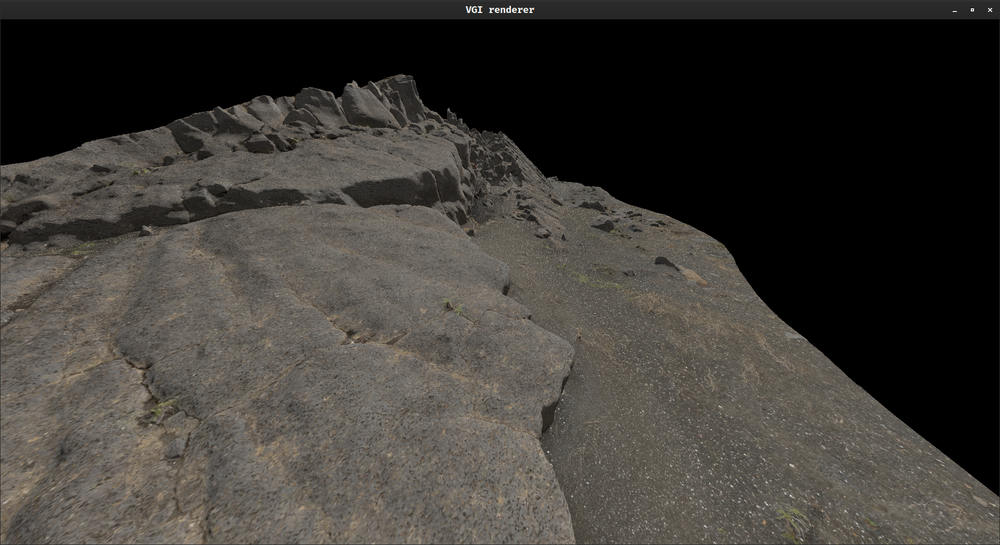
#> input picture text/images/high1.png, 1000 x 545 px, shrunk from 1922 x 1048 before the run
$ python ssim_compare.py   (older library calls are emulated)
#> lines starting #> are read from the running program, lines starting #| are printed output that depends on the picture; long printed decimals are rounded
import os.path

from skimage import io, img_as_float
from skimage.metrics import structural_similarity as ssim


def compare(path1, path2):
#> called with path1 = '../text/images/high1.png', path2 = '../text/images/high1.png'
    img1 = img_as_float(io.imread(path1))
    img2 = img_as_float(io.imread(path2))
    err = ssim(img1, img2, data_range=img1.max() - img1.min(), multichannel=True)
#> err = 1
    print(f"{os.path.basename(path1)} - {os.path.basename(path2)}: {err}")
#| high1.png - high1.png: 1.0


compare("../text/images/high1.png", "../text/images/high1.png")
compare("../text/images/high1.png", "../text/images/ours1.png")
#> call 2 of compare, with path1 = '../text/images/high1.png', path2 = '../text/images/ours1.png'
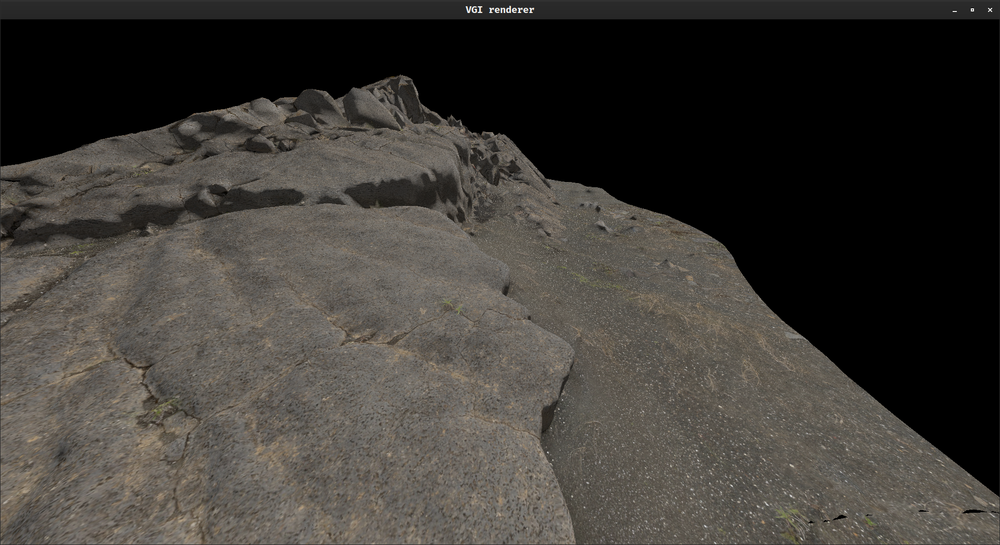
#> input picture text/images/ours1.png, 1000 x 545 px, shrunk from 1922 x 1048 before the run
#> in compare (call 2), `err = ssim(img1, img2, data_range=img1.max() - img1.min(), multichanne..`: err = 0.903
#| high1.png - ours1.png: 0.9031
compare("../text/images/high1.png", "../text/images/lod1.png")
#> call 3 of compare, with path1 = '../text/images/high1.png', path2 = '../text/images/lod1.png'
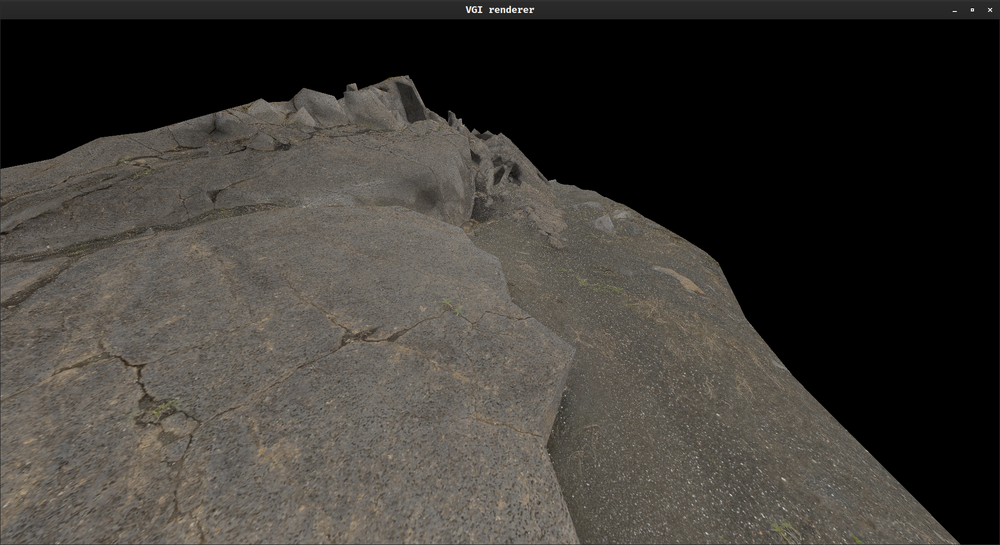
#> input picture text/images/lod1.png, 1000 x 545 px, shrunk from 1922 x 1048 before the run
#> in compare (call 3), `err = ssim(img1, img2, data_range=img1.max() - img1.min(), multichanne..`: err = 0.657
#| high1.png - lod1.png: 0.6574

compare("../text/images/high2.png", "../text/images/high2.png")
#> call 4 of compare, with path1 = '../text/images/high2.png', path2 = '../text/images/high2.png'
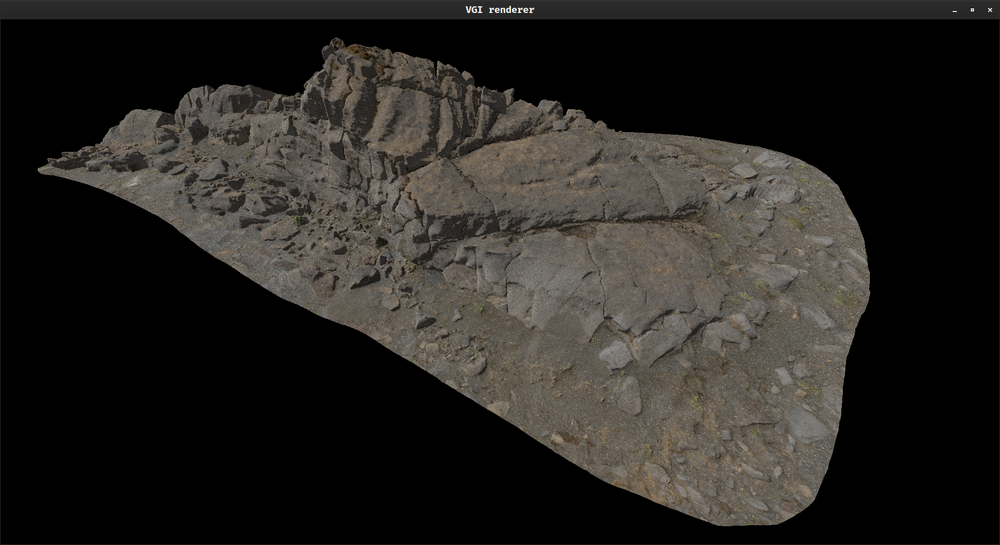
#> input picture text/images/high2.png, 1000 x 545 px, shrunk from 1922 x 1048 before the run
#> in compare (call 4), `err = ssim(img1, img2, data_range=img1.max() - img1.min(), multichanne..`: err = 1
#| high2.png - high2.png: 1.0
compare("../text/images/high2.png", "../text/images/ours2.png")
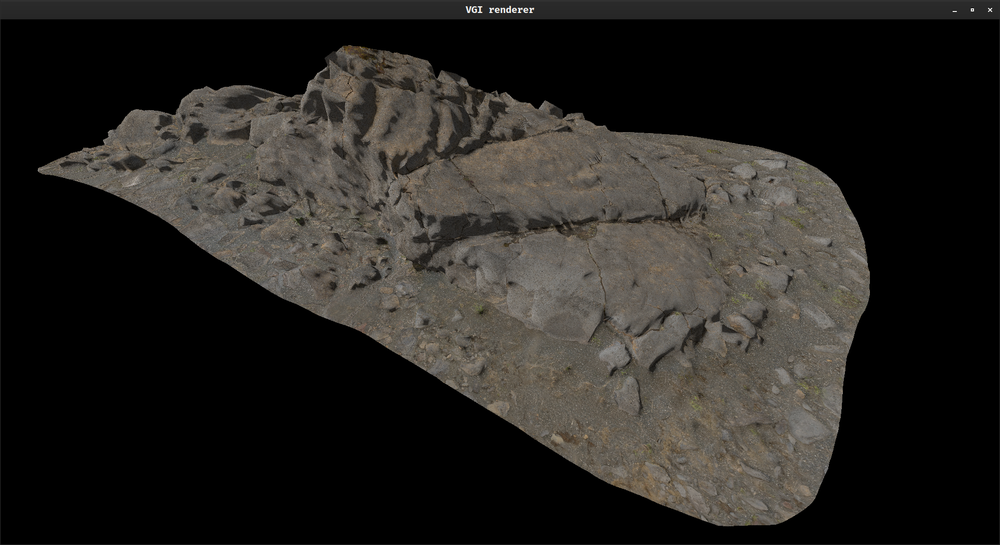
#> input picture text/images/ours2.png, 1000 x 545 px, shrunk from 1922 x 1048 before the run
#> in compare (call 5), `err = ssim(img1, img2, data_range=img1.max() - img1.min(), multichanne..`: err = 0.893
#| high2.png - ours2.png: 0.8932
compare("../text/images/high2.png", "../text/images/lod2.png")
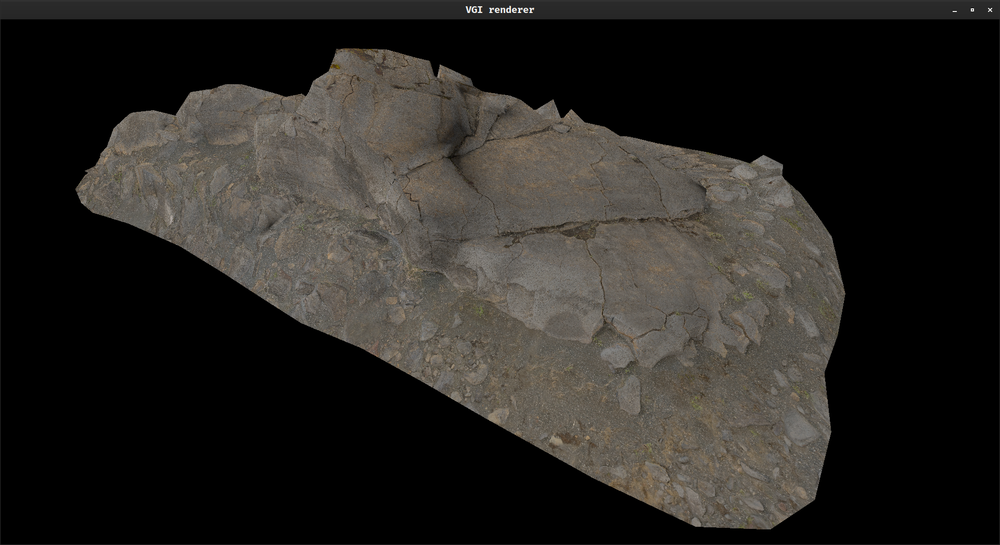
#> input picture text/images/lod2.png, 1000 x 545 px, shrunk from 1922 x 1048 before the run
#> in compare (call 6), `err = ssim(img1, img2, data_range=img1.max() - img1.min(), multichanne..`: err = 0.775
#| high2.png - lod2.png: 0.7749

#> (the run stopped early here; a loop or call above may not have finished)
